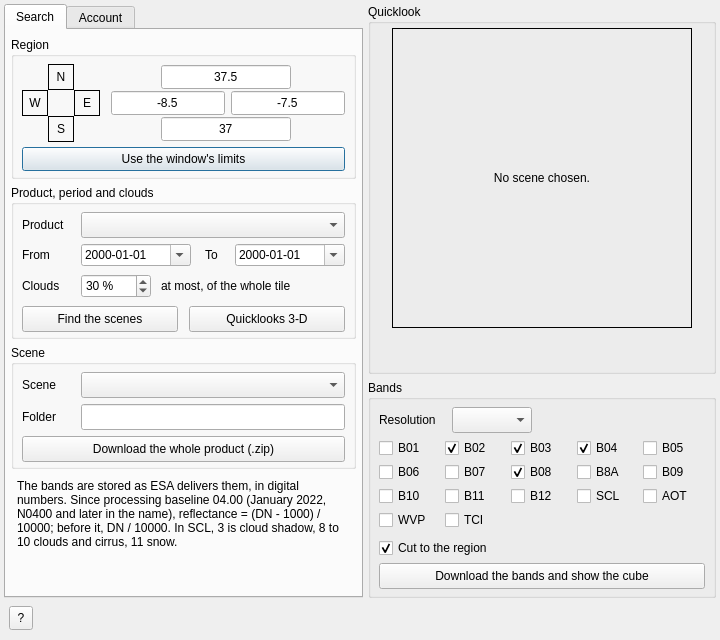
<?xml version="1.0" encoding="UTF-8"?>
<ui version="4.0">
 <class>RemoteSS2</class>
 <widget class="QDialog" name="RemoteSS2">
  <property name="geometry">
   <rect>
    <x>0</x>
    <y>0</y>
    <width>720</width>
    <height>640</height>
   </rect>
  </property>
  <property name="windowTitle">
   <string>Sentinel-2 MSI products</string>
  </property>
  <widget class="QTabWidget" name="tabs">
   <property name="foldable" stdset="0">
    <bool>true</bool>
   </property>
   <property name="geometry">
    <rect>
     <x>4</x>
     <y>4</y>
     <width>359</width>
     <height>594</height>
    </rect>
   </property>
   <property name="currentIndex">
    <number>0</number>
   </property>
   <widget class="QWidget" name="tab_search">
    <attribute name="title">
     <string>Search</string>
    </attribute>
    <widget class="QGroupBox" name="gb_rg_region">
     <property name="geometry">
      <rect>
       <x>5</x>
       <y>7</y>
       <width>345</width>
       <height>142</height>
      </rect>
     </property>
     <property name="title">
      <string>Region</string>
     </property>
     <widget class="QLabel" name="lbl_rg_n">
      <property name="geometry">
       <rect>
        <x>37</x>
        <y>27</y>
        <width>26</width>
        <height>26</height>
       </rect>
      </property>
      <property name="frameShape">
       <enum>QFrame::Shape::Box</enum>
      </property>
      <property name="text">
       <string>N</string>
      </property>
      <property name="alignment">
       <set>Qt::AlignmentFlag::AlignCenter</set>
      </property>
     </widget>
     <widget class="QLabel" name="lbl_rg_w">
      <property name="geometry">
       <rect>
        <x>11</x>
        <y>53</y>
        <width>26</width>
        <height>26</height>
       </rect>
      </property>
      <property name="frameShape">
       <enum>QFrame::Shape::Box</enum>
      </property>
      <property name="text">
       <string>W</string>
      </property>
      <property name="alignment">
       <set>Qt::AlignmentFlag::AlignCenter</set>
      </property>
     </widget>
     <widget class="QLabel" name="lbl_rg_e">
      <property name="geometry">
       <rect>
        <x>63</x>
        <y>53</y>
        <width>26</width>
        <height>26</height>
       </rect>
      </property>
      <property name="frameShape">
       <enum>QFrame::Shape::Box</enum>
      </property>
      <property name="text">
       <string>E</string>
      </property>
      <property name="alignment">
       <set>Qt::AlignmentFlag::AlignCenter</set>
      </property>
     </widget>
     <widget class="QLabel" name="lbl_rg_s">
      <property name="geometry">
       <rect>
        <x>37</x>
        <y>79</y>
        <width>26</width>
        <height>26</height>
       </rect>
      </property>
      <property name="frameShape">
       <enum>QFrame::Shape::Box</enum>
      </property>
      <property name="text">
       <string>S</string>
      </property>
      <property name="alignment">
       <set>Qt::AlignmentFlag::AlignCenter</set>
      </property>
     </widget>
     <widget class="QLineEdit" name="p_rg_n">
      <property name="geometry">
       <rect>
        <x>150</x>
        <y>28</y>
        <width>130</width>
        <height>24</height>
       </rect>
      </property>
      <property name="text">
       <string>37.5</string>
      </property>
      <property name="alignment">
       <set>Qt::AlignmentFlag::AlignCenter</set>
      </property>
     </widget>
     <widget class="QLineEdit" name="p_rg_w">
      <property name="geometry">
       <rect>
        <x>100</x>
        <y>54</y>
        <width>114</width>
        <height>24</height>
       </rect>
      </property>
      <property name="text">
       <string>-8.5</string>
      </property>
      <property name="alignment">
       <set>Qt::AlignmentFlag::AlignCenter</set>
      </property>
     </widget>
     <widget class="QLineEdit" name="p_rg_e">
      <property name="geometry">
       <rect>
        <x>220</x>
        <y>54</y>
        <width>114</width>
        <height>24</height>
       </rect>
      </property>
      <property name="text">
       <string>-7.5</string>
      </property>
      <property name="alignment">
       <set>Qt::AlignmentFlag::AlignCenter</set>
      </property>
     </widget>
     <widget class="QLineEdit" name="p_rg_s">
      <property name="geometry">
       <rect>
        <x>150</x>
        <y>80</y>
        <width>130</width>
        <height>24</height>
       </rect>
      </property>
      <property name="text">
       <string>37</string>
      </property>
      <property name="alignment">
       <set>Qt::AlignmentFlag::AlignCenter</set>
      </property>
     </widget>
     <widget class="QPushButton" name="run_rgwindow">
      <property name="geometry">
       <rect>
        <x>11</x>
        <y>110</y>
        <width>323</width>
        <height>24</height>
       </rect>
      </property>
      <property name="toolTip">
       <string>Fill the four limits with the region the window is showing.</string>
      </property>
      <property name="text">
       <string>Use the window's limits</string>
      </property>
     </widget>
    </widget>
    <widget class="QGroupBox" name="gb_query">
     <property name="geometry">
      <rect>
       <x>5</x>
       <y>155</y>
       <width>345</width>
       <height>154</height>
      </rect>
     </property>
     <property name="title">
      <string>Product, period and clouds</string>
     </property>
     <widget class="QLabel" name="lbl_product">
      <property name="geometry">
       <rect>
        <x>11</x>
        <y>27</y>
        <width>55</width>
        <height>26</height>
       </rect>
      </property>
      <property name="text">
       <string>Product</string>
      </property>
     </widget>
     <widget class="QComboBox" name="p_product">
      <property name="geometry">
       <rect>
        <x>70</x>
        <y>27</y>
        <width>264</width>
        <height>26</height>
       </rect>
      </property>
      <property name="toolTip">
       <string>L2A: surface reflectance, corrected for the atmosphere by ESA (Sen2Cor), with a scene classification band (SCL: cloud, shadow, water, snow...) and bands at 10, 20 and 60 m. L1C: top-of-atmosphere reflectance, every band only at its own spacing (B02 B03 B04 B08 10 m; B05 B06 B07 B8A B11 B12 20 m; B01 B09 B10 60 m). A tile is 110 x 110 km, about 0.5 to 1.2 GB as a whole product.</string>
      </property>
      <property name="refresh" stdset="0">
       <bool>true</bool>
      </property>
     </widget>
     <widget class="QLabel" name="lbl_from">
      <property name="geometry">
       <rect>
        <x>11</x>
        <y>59</y>
        <width>50</width>
        <height>22</height>
       </rect>
      </property>
      <property name="text">
       <string>From</string>
      </property>
     </widget>
     <widget class="QDateEdit" name="p_from">
      <property name="geometry">
       <rect>
        <x>70</x>
        <y>59</y>
        <width>110</width>
        <height>22</height>
       </rect>
      </property>
      <property name="toolTip">
       <string>First day of the period (UTC), included.</string>
      </property>
      <property name="displayFormat">
       <string>yyyy-MM-dd</string>
      </property>
      <property name="calendarPopup">
       <bool>true</bool>
      </property>
     </widget>
     <widget class="QLabel" name="lbl_to">
      <property name="geometry">
       <rect>
        <x>194</x>
        <y>59</y>
        <width>24</width>
        <height>22</height>
       </rect>
      </property>
      <property name="text">
       <string>To</string>
      </property>
     </widget>
     <widget class="QDateEdit" name="p_to">
      <property name="geometry">
       <rect>
        <x>224</x>
        <y>59</y>
        <width>110</width>
        <height>22</height>
       </rect>
      </property>
      <property name="toolTip">
       <string>Last day of the period (UTC), included.</string>
      </property>
      <property name="displayFormat">
       <string>yyyy-MM-dd</string>
      </property>
      <property name="calendarPopup">
       <bool>true</bool>
      </property>
     </widget>
     <widget class="QLabel" name="lbl_cloud">
      <property name="geometry">
       <rect>
        <x>11</x>
        <y>89</y>
        <width>55</width>
        <height>24</height>
       </rect>
      </property>
      <property name="text">
       <string>Clouds</string>
      </property>
     </widget>
     <widget class="QSpinBox" name="p_cloud">
      <property name="geometry">
       <rect>
        <x>70</x>
        <y>89</y>
        <width>70</width>
        <height>24</height>
       </rect>
      </property>
      <property name="toolTip">
       <string>The largest cloud cover accepted, in percent of the tile (the product's own cloudCover, computed by ESA over the whole 110 km tile, not over your region). 100: every scene.</string>
      </property>
      <property name="suffix">
       <string> %</string>
      </property>
      <property name="minimum">
       <number>0</number>
      </property>
      <property name="maximum">
       <number>100</number>
      </property>
      <property name="value">
       <number>30</number>
      </property>
     </widget>
     <widget class="QLabel" name="lbl_cloud_hint">
      <property name="geometry">
       <rect>
        <x>150</x>
        <y>89</y>
        <width>184</width>
        <height>24</height>
       </rect>
      </property>
      <property name="text">
       <string>at most, of the whole tile</string>
      </property>
     </widget>
     <widget class="QPushButton" name="run_search">
      <property name="geometry">
       <rect>
        <x>11</x>
        <y>121</y>
        <width>156</width>
        <height>26</height>
       </rect>
      </property>
      <property name="toolTip">
       <string>Ask the Copernicus Data Space catalogue (no login needed) for the scenes of the product over the region in the period, with at most that cloud cover, newest first, and draw their footprints (on an empty window, over a map with coastlines made for them). Then click inside a footprint in the view to choose its scene; clicking the same place again steps to the next scene covering it. A new search replaces the previous footprints.</string>
      </property>
      <property name="text">
       <string>Find the scenes</string>
      </property>
      <property name="busy" stdset="0">
       <string>Finding the Sentinel-2 scenes over the region…</string>
      </property>
     </widget>
     <widget class="QPushButton" name="run_stack">
      <property name="geometry">
       <rect>
        <x>178</x>
        <y>121</y>
        <width>156</width>
        <height>26</height>
       </rect>
      </property>
      <property name="toolTip">
       <string>Show the quicklook of every scene found, each laid on its own tile, stacked one level per pass (all tiles of one pass side by side; oldest at the bottom, newest on top), the parts with no data see-through, in a 3-D view of the window. Click a quicklook to choose its scene. Press again after a new search to rebuild the stack.</string>
      </property>
      <property name="text">
       <string>Quicklooks 3-D</string>
      </property>
      <property name="busy" stdset="0">
       <string>Stacking the quicklooks…</string>
      </property>
     </widget>
    </widget>
    <widget class="QGroupBox" name="gb_scene">
     <property name="geometry">
      <rect>
       <x>5</x>
       <y>315</y>
       <width>345</width>
       <height>124</height>
      </rect>
     </property>
     <property name="title">
      <string>Scene</string>
     </property>
     <widget class="QLabel" name="lbl_granule">
      <property name="geometry">
       <rect>
        <x>11</x>
        <y>27</y>
        <width>55</width>
        <height>26</height>
       </rect>
      </property>
      <property name="text">
       <string>Scene</string>
      </property>
     </widget>
     <widget class="QComboBox" name="p_granule">
      <property name="geometry">
       <rect>
        <x>70</x>
        <y>27</y>
        <width>264</width>
        <height>26</height>
       </rect>
      </property>
      <property name="toolTip">
       <string>The scenes found, newest first: start time (UTC), satellite (S2A, S2B, S2C), MGRS tile, cloud cover and size of the whole product. "(on disk)": the whole product is already in the folder below. Choosing one highlights its footprint in the view and shows its quicklook.</string>
      </property>
      <property name="refresh" stdset="0">
       <bool>true</bool>
      </property>
     </widget>
     <widget class="QLabel" name="lbl_folder">
      <property name="geometry">
       <rect>
        <x>11</x>
        <y>59</y>
        <width>55</width>
        <height>26</height>
       </rect>
      </property>
      <property name="text">
       <string>Folder</string>
      </property>
     </widget>
     <widget class="QLineEdit" name="p_folder">
      <property name="geometry">
       <rect>
        <x>70</x>
        <y>59</y>
        <width>264</width>
        <height>26</height>
       </rect>
      </property>
      <property name="toolTip">
       <string>Where everything is downloaded to (made if it does not exist): a whole product as the zip ESA distributes, single bands in a sub-folder named for the product, quicklooks in "quicklooks". A file already there is not downloaded again.</string>
      </property>
     </widget>
     <widget class="QPushButton" name="run_download">
      <property name="geometry">
       <rect>
        <x>11</x>
        <y>91</y>
        <width>323</width>
        <height>26</height>
       </rect>
      </property>
      <property name="toolTip">
       <string>Download the WHOLE chosen product (the .SAFE zip, every band at every spacing plus its metadata) into the folder, with the Copernicus Data Space login of the Account tab.</string>
      </property>
      <property name="text">
       <string>Download the whole product (.zip)</string>
      </property>
      <property name="busy" stdset="0">
       <string>Downloading the Sentinel-2 product…</string>
      </property>
     </widget>
    </widget>
    <widget class="QLabel" name="lbl_dn">
     <property name="geometry">
      <rect>
       <x>11</x>
       <y>449</y>
       <width>333</width>
       <height>110</height>
      </rect>
     </property>
     <property name="text">
      <string>The bands are stored as ESA delivers them, in digital numbers. Since processing baseline 04.00 (January 2022, N0400 and later in the name), reflectance = (DN - 1000) / 10000; before it, DN / 10000. In SCL, 3 is cloud shadow, 8 to 10 clouds and cirrus, 11 snow.</string>
     </property>
     <property name="alignment">
      <set>Qt::AlignmentFlag::AlignLeading|Qt::AlignmentFlag::AlignLeft|Qt::AlignmentFlag::AlignTop</set>
     </property>
     <property name="wordWrap">
      <bool>true</bool>
     </property>
    </widget>
   </widget>
   <widget class="QWidget" name="tab_account">
    <attribute name="title">
     <string>Account</string>
    </attribute>
    <widget class="QGroupBox" name="gb_cd">
     <property name="geometry">
      <rect>
       <x>5</x>
       <y>7</y>
       <width>345</width>
       <height>304</height>
      </rect>
     </property>
     <property name="title">
      <string>Copernicus Data Space login</string>
     </property>
     <widget class="QLabel" name="lbl_cd_info">
      <property name="geometry">
       <rect>
        <x>11</x>
        <y>24</y>
        <width>323</width>
        <height>66</height>
       </rect>
      </property>
      <property name="text">
       <string>Searching and quicklooks need no account. Downloading needs a free Copernicus Data Space account: the e-mail and password you log in with on the web site (the same login as Sentinel-1 SAR products). No account yet? &lt;a href=&quot;https://dataspace.copernicus.eu&quot;&gt;Register here&lt;/a&gt;.</string>
      </property>
      <property name="textFormat">
       <enum>Qt::TextFormat::RichText</enum>
      </property>
      <property name="alignment">
       <set>Qt::AlignmentFlag::AlignLeading|Qt::AlignmentFlag::AlignLeft|Qt::AlignmentFlag::AlignTop</set>
      </property>
      <property name="wordWrap">
       <bool>true</bool>
      </property>
      <property name="openExternalLinks">
       <bool>true</bool>
      </property>
     </widget>
     <widget class="QLabel" name="lbl_cd_user">
      <property name="geometry">
       <rect>
        <x>11</x>
        <y>96</y>
        <width>60</width>
        <height>26</height>
       </rect>
      </property>
      <property name="text">
       <string>E-mail</string>
      </property>
     </widget>
     <widget class="QLineEdit" name="p_cd_user">
      <property name="geometry">
       <rect>
        <x>77</x>
        <y>96</y>
        <width>257</width>
        <height>26</height>
       </rect>
      </property>
      <property name="toolTip">
       <string>The e-mail address of your Copernicus Data Space account.</string>
      </property>
     </widget>
     <widget class="QLabel" name="lbl_cd_pass">
      <property name="geometry">
       <rect>
        <x>11</x>
        <y>128</y>
        <width>60</width>
        <height>26</height>
       </rect>
      </property>
      <property name="text">
       <string>Password</string>
      </property>
     </widget>
     <widget class="QLineEdit" name="p_cd_pass">
      <property name="geometry">
       <rect>
        <x>77</x>
        <y>128</y>
        <width>257</width>
        <height>26</height>
       </rect>
      </property>
      <property name="echoMode">
       <enum>QLineEdit::EchoMode::Password</enum>
      </property>
     </widget>
     <widget class="QCheckBox" name="show_p_cd_pass">
      <property name="geometry">
       <rect>
        <x>77</x>
        <y>158</y>
        <width>257</width>
        <height>22</height>
       </rect>
      </property>
      <property name="text">
       <string>Show the password</string>
      </property>
     </widget>
     <widget class="QLabel" name="lbl_cd_totp">
      <property name="geometry">
       <rect>
        <x>11</x>
        <y>186</y>
        <width>60</width>
        <height>26</height>
       </rect>
      </property>
      <property name="text">
       <string>2FA code</string>
      </property>
     </widget>
     <widget class="QLineEdit" name="p_cd_totp">
      <property name="geometry">
       <rect>
        <x>77</x>
        <y>186</y>
        <width>100</width>
        <height>26</height>
       </rect>
      </property>
      <property name="toolTip">
       <string>Only for an account with two-factor login: the code your authenticator app shows NOW, typed just before a download. It is used once and never saved; the login it opens is kept for the session.</string>
      </property>
     </widget>
     <widget class="QPushButton" name="run_savelogin">
      <property name="geometry">
       <rect>
        <x>11</x>
        <y>220</y>
        <width>323</width>
        <height>26</height>
       </rect>
      </property>
      <property name="toolTip">
       <string>Write the e-mail and password to the machine identity.dataspace.copernicus.eu entry of .netrc in your home folder. Every other entry of the file is kept. Without saving, the two boxes are used for this session only.</string>
      </property>
      <property name="text">
       <string>Save login</string>
      </property>
      <property name="busy" stdset="0">
       <string>Saving the Copernicus Data Space login…</string>
      </property>
     </widget>
     <widget class="QLabel" name="lbl_cd_where">
      <property name="geometry">
       <rect>
        <x>11</x>
        <y>252</y>
        <width>323</width>
        <height>44</height>
       </rect>
      </property>
      <property name="text">
       <string/>
      </property>
      <property name="alignment">
       <set>Qt::AlignmentFlag::AlignLeading|Qt::AlignmentFlag::AlignLeft|Qt::AlignmentFlag::AlignTop</set>
      </property>
      <property name="wordWrap">
       <bool>true</bool>
      </property>
     </widget>
    </widget>
   </widget>
  </widget>
  <widget class="QGroupBox" name="gb_thumb">
   <property name="geometry">
    <rect>
     <x>368</x>
     <y>4</y>
     <width>348</width>
     <height>370</height>
    </rect>
   </property>
   <property name="title">
    <string>Quicklook</string>
   </property>
   <widget class="QLabel" name="lbl_thumb">
    <property name="geometry">
     <rect>
      <x>24</x>
      <y>24</y>
      <width>300</width>
      <height>300</height>
     </rect>
    </property>
    <property name="toolTip">
     <string>ESA's quicklook of the chosen scene: the whole 110 km tile in true colour, north up, so the clouds and the part of the tile the orbit covered can be judged before downloading.</string>
    </property>
    <property name="frameShape">
     <enum>QFrame::Shape::Box</enum>
    </property>
    <property name="text">
     <string>No scene chosen.</string>
    </property>
    <property name="textFormat">
     <enum>Qt::TextFormat::RichText</enum>
    </property>
    <property name="alignment">
     <set>Qt::AlignmentFlag::AlignCenter</set>
    </property>
    <property name="wordWrap">
     <bool>true</bool>
    </property>
   </widget>
   <widget class="QLabel" name="lbl_thumbinfo">
    <property name="geometry">
     <rect>
      <x>11</x>
      <y>330</y>
      <width>326</width>
      <height>34</height>
     </rect>
    </property>
    <property name="text">
     <string/>
    </property>
    <property name="alignment">
     <set>Qt::AlignmentFlag::AlignHCenter|Qt::AlignmentFlag::AlignTop</set>
    </property>
    <property name="wordWrap">
     <bool>true</bool>
    </property>
   </widget>
  </widget>
  <widget class="QGroupBox" name="gb_bands">
   <property name="geometry">
    <rect>
     <x>368</x>
     <y>380</y>
     <width>348</width>
     <height>218</height>
    </rect>
   </property>
   <property name="title">
    <string>Bands</string>
   </property>
   <widget class="QLabel" name="lbl_bres">
    <property name="geometry">
     <rect>
      <x>11</x>
      <y>27</y>
      <width>70</width>
      <height>26</height>
     </rect>
    </property>
    <property name="text">
     <string>Resolution</string>
    </property>
   </widget>
   <widget class="QComboBox" name="p_bres">
    <property name="geometry">
     <rect>
      <x>84</x>
      <y>27</y>
      <width>80</width>
      <height>26</height>
     </rect>
    </property>
    <property name="toolTip">
     <string>The pixel size of the bands. L2A: every band the product has at that spacing (a coarser spacing also carries the finer bands, averaged). L1C: only the bands whose own spacing it is. Only the bands the chosen scene really has there can be ticked; every ticked band is downloaded at this pixel size.</string>
    </property>
    <property name="refresh" stdset="0">
     <bool>true</bool>
    </property>
   </widget>
   <widget class="QLabel" name="lbl_bsize">
    <property name="geometry">
     <rect>
      <x>172</x>
      <y>27</y>
      <width>165</width>
      <height>26</height>
     </rect>
    </property>
    <property name="text">
     <string/>
    </property>
   </widget>
   <widget class="QCheckBox" name="p_b_b01">
    <property name="geometry">
     <rect>
      <x>11</x>
      <y>57</y>
      <width>64</width>
      <height>22</height>
     </rect>
    </property>
    <property name="toolTip">
     <string>Coastal aerosol, 443 nm</string>
    </property>
    <property name="text">
     <string>B01</string>
    </property>
    <property name="refresh" stdset="0">
     <bool>true</bool>
    </property>
   </widget>
   <widget class="QCheckBox" name="p_b_b02">
    <property name="geometry">
     <rect>
      <x>77</x>
      <y>57</y>
      <width>64</width>
      <height>22</height>
     </rect>
    </property>
    <property name="toolTip">
     <string>Blue, 490 nm</string>
    </property>
    <property name="text">
     <string>B02</string>
    </property>
    <property name="checked">
     <bool>true</bool>
    </property>
    <property name="refresh" stdset="0">
     <bool>true</bool>
    </property>
   </widget>
   <widget class="QCheckBox" name="p_b_b03">
    <property name="geometry">
     <rect>
      <x>143</x>
      <y>57</y>
      <width>64</width>
      <height>22</height>
     </rect>
    </property>
    <property name="toolTip">
     <string>Green, 560 nm</string>
    </property>
    <property name="text">
     <string>B03</string>
    </property>
    <property name="checked">
     <bool>true</bool>
    </property>
    <property name="refresh" stdset="0">
     <bool>true</bool>
    </property>
   </widget>
   <widget class="QCheckBox" name="p_b_b04">
    <property name="geometry">
     <rect>
      <x>209</x>
      <y>57</y>
      <width>64</width>
      <height>22</height>
     </rect>
    </property>
    <property name="toolTip">
     <string>Red, 665 nm</string>
    </property>
    <property name="text">
     <string>B04</string>
    </property>
    <property name="checked">
     <bool>true</bool>
    </property>
    <property name="refresh" stdset="0">
     <bool>true</bool>
    </property>
   </widget>
   <widget class="QCheckBox" name="p_b_b05">
    <property name="geometry">
     <rect>
      <x>275</x>
      <y>57</y>
      <width>64</width>
      <height>22</height>
     </rect>
    </property>
    <property name="toolTip">
     <string>Red edge, 705 nm</string>
    </property>
    <property name="text">
     <string>B05</string>
    </property>
    <property name="refresh" stdset="0">
     <bool>true</bool>
    </property>
   </widget>
   <widget class="QCheckBox" name="p_b_b06">
    <property name="geometry">
     <rect>
      <x>11</x>
      <y>81</y>
      <width>64</width>
      <height>22</height>
     </rect>
    </property>
    <property name="toolTip">
     <string>Red edge, 740 nm</string>
    </property>
    <property name="text">
     <string>B06</string>
    </property>
    <property name="refresh" stdset="0">
     <bool>true</bool>
    </property>
   </widget>
   <widget class="QCheckBox" name="p_b_b07">
    <property name="geometry">
     <rect>
      <x>77</x>
      <y>81</y>
      <width>64</width>
      <height>22</height>
     </rect>
    </property>
    <property name="toolTip">
     <string>Red edge, 783 nm</string>
    </property>
    <property name="text">
     <string>B07</string>
    </property>
    <property name="refresh" stdset="0">
     <bool>true</bool>
    </property>
   </widget>
   <widget class="QCheckBox" name="p_b_b08">
    <property name="geometry">
     <rect>
      <x>143</x>
      <y>81</y>
      <width>64</width>
      <height>22</height>
     </rect>
    </property>
    <property name="toolTip">
     <string>Near infrared, 842 nm</string>
    </property>
    <property name="text">
     <string>B08</string>
    </property>
    <property name="checked">
     <bool>true</bool>
    </property>
    <property name="refresh" stdset="0">
     <bool>true</bool>
    </property>
   </widget>
   <widget class="QCheckBox" name="p_b_b8a">
    <property name="geometry">
     <rect>
      <x>209</x>
      <y>81</y>
      <width>64</width>
      <height>22</height>
     </rect>
    </property>
    <property name="toolTip">
     <string>Narrow near infrared, 865 nm</string>
    </property>
    <property name="text">
     <string>B8A</string>
    </property>
    <property name="refresh" stdset="0">
     <bool>true</bool>
    </property>
   </widget>
   <widget class="QCheckBox" name="p_b_b09">
    <property name="geometry">
     <rect>
      <x>275</x>
      <y>81</y>
      <width>64</width>
      <height>22</height>
     </rect>
    </property>
    <property name="toolTip">
     <string>Water vapour, 945 nm</string>
    </property>
    <property name="text">
     <string>B09</string>
    </property>
    <property name="refresh" stdset="0">
     <bool>true</bool>
    </property>
   </widget>
   <widget class="QCheckBox" name="p_b_b10">
    <property name="geometry">
     <rect>
      <x>11</x>
      <y>105</y>
      <width>64</width>
      <height>22</height>
     </rect>
    </property>
    <property name="toolTip">
     <string>SWIR cirrus, 1375 nm (L1C only)</string>
    </property>
    <property name="text">
     <string>B10</string>
    </property>
    <property name="refresh" stdset="0">
     <bool>true</bool>
    </property>
   </widget>
   <widget class="QCheckBox" name="p_b_b11">
    <property name="geometry">
     <rect>
      <x>77</x>
      <y>105</y>
      <width>64</width>
      <height>22</height>
     </rect>
    </property>
    <property name="toolTip">
     <string>SWIR, 1610 nm</string>
    </property>
    <property name="text">
     <string>B11</string>
    </property>
    <property name="refresh" stdset="0">
     <bool>true</bool>
    </property>
   </widget>
   <widget class="QCheckBox" name="p_b_b12">
    <property name="geometry">
     <rect>
      <x>143</x>
      <y>105</y>
      <width>64</width>
      <height>22</height>
     </rect>
    </property>
    <property name="toolTip">
     <string>SWIR, 2190 nm</string>
    </property>
    <property name="text">
     <string>B12</string>
    </property>
    <property name="refresh" stdset="0">
     <bool>true</bool>
    </property>
   </widget>
   <widget class="QCheckBox" name="p_b_scl">
    <property name="geometry">
     <rect>
      <x>209</x>
      <y>105</y>
      <width>64</width>
      <height>22</height>
     </rect>
    </property>
    <property name="toolTip">
     <string>Scene classification (L2A only): 0 no data, 1 saturated, 2 dark, 3 cloud shadow, 4 vegetation, 5 bare soil, 6 water, 7 unclassified, 8 cloud medium, 9 cloud high, 10 thin cirrus, 11 snow.</string>
    </property>
    <property name="text">
     <string>SCL</string>
    </property>
    <property name="refresh" stdset="0">
     <bool>true</bool>
    </property>
   </widget>
   <widget class="QCheckBox" name="p_b_aot">
    <property name="geometry">
     <rect>
      <x>275</x>
      <y>105</y>
      <width>64</width>
      <height>22</height>
     </rect>
    </property>
    <property name="toolTip">
     <string>Aerosol optical thickness at 550 nm (L2A)</string>
    </property>
    <property name="text">
     <string>AOT</string>
    </property>
    <property name="refresh" stdset="0">
     <bool>true</bool>
    </property>
   </widget>
   <widget class="QCheckBox" name="p_b_wvp">
    <property name="geometry">
     <rect>
      <x>11</x>
      <y>129</y>
      <width>64</width>
      <height>22</height>
     </rect>
    </property>
    <property name="toolTip">
     <string>Water vapour column (L2A)</string>
    </property>
    <property name="text">
     <string>WVP</string>
    </property>
    <property name="refresh" stdset="0">
     <bool>true</bool>
    </property>
   </widget>
   <widget class="QCheckBox" name="p_b_tci">
    <property name="geometry">
     <rect>
      <x>77</x>
      <y>129</y>
      <width>64</width>
      <height>22</height>
     </rect>
    </property>
    <property name="toolTip">
     <string>True-colour picture (8-bit RGB of B04 B03 B02). Shown as an image of its own, not as a layer of the band cube.</string>
    </property>
    <property name="text">
     <string>TCI</string>
    </property>
    <property name="refresh" stdset="0">
     <bool>true</bool>
    </property>
   </widget>
   <widget class="QCheckBox" name="p_cut">
    <property name="geometry">
     <rect>
      <x>11</x>
      <y>157</y>
      <width>326</width>
      <height>22</height>
     </rect>
    </property>
    <property name="toolTip">
     <string>Cut the bands to the region of the Search tab (converted to the tile's own UTM system, and cut to the tile). Unticked: the whole 110 km tile (10980 x 10980 pixels at 10 m: about 240 MB of memory per band).</string>
    </property>
    <property name="text">
     <string>Cut to the region</string>
    </property>
    <property name="checked">
     <bool>true</bool>
    </property>
   </widget>
   <widget class="QPushButton" name="run_bands">
    <property name="geometry">
     <rect>
      <x>11</x>
      <y>183</y>
      <width>326</width>
      <height>26</height>
     </rect>
    </property>
    <property name="toolTip">
     <string>Download only the ticked bands of the chosen scene (each band file once; one already in the folder is not downloaded again), cut them to the region, put them in ONE band cube (a GeoTIFF in the tile's UTM system, beside the band files) and show it in this window. TCI, if ticked, is shown as an image of its own.</string>
    </property>
    <property name="text">
     <string>Download the bands and show the cube</string>
    </property>
    <property name="busy" stdset="0">
     <string>Getting the Sentinel-2 bands…</string>
    </property>
   </widget>
  </widget>
  <widget class="QToolButton" name="tutorial">
   <property name="geometry">
    <rect>
     <x>9</x>
     <y>606</y>
     <width>24</width>
     <height>24</height>
    </rect>
   </property>
   <property name="toolTip">
    <string>Open the Sentinel-2 products page of the manual.</string>
   </property>
   <property name="text">
    <string>?</string>
   </property>
   <property name="page" stdset="0">
    <string>73c-sentinel2</string>
   </property>
  </widget>
  <widget class="QLabel" name="lbl_status">
   <property name="geometry">
    <rect>
     <x>37</x>
     <y>604</y>
     <width>679</width>
     <height>30</height>
    </rect>
   </property>
   <property name="text">
    <string/>
   </property>
   <property name="alignment">
    <set>Qt::AlignmentFlag::AlignLeading|Qt::AlignmentFlag::AlignLeft|Qt::AlignmentFlag::AlignTop</set>
   </property>
   <property name="wordWrap">
    <bool>true</bool>
   </property>
  </widget>
 </widget>
 <resources/>
 <connections/>
</ui>
